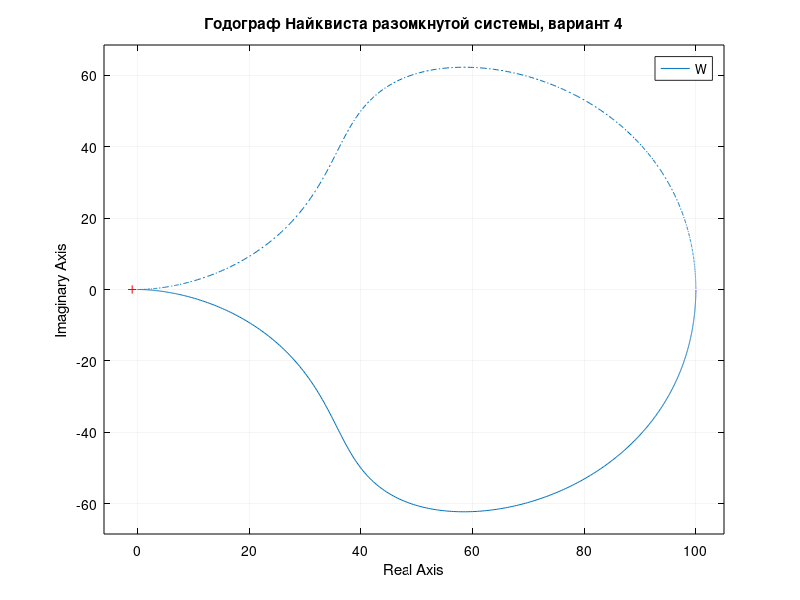

MATLAB code for this plot: (Note: this script raises an error after producing the figure.)
clearvars;
close all;
clc;
set(groot, 'defaultAxesColor', 'w', 'defaultAxesXColor', 'k', ...
    'defaultAxesYColor', 'k', 'defaultTextColor', 'k', ...
    'defaultAxesGridColor', [0.75 0.75 0.75]);

num = 100;
denOpen = [5 0.1 2 2 1];
denClosed = denOpen;
denClosed(end) = denClosed(end) + num;
W = tf(num, denOpen);
H = feedback(W, 1);
pOpen = pole(W);
pClosed = pole(H);

hurwitzOpen = [denOpen(2) denOpen(4) 0 0; ...
    denOpen(1) denOpen(3) denOpen(5) 0; ...
    0 denOpen(2) denOpen(4) 0; ...
    0 denOpen(1) denOpen(3) denOpen(5)];
hurwitzClosed = [denClosed(2) denClosed(4) 0 0; ...
    denClosed(1) denClosed(3) denClosed(5) 0; ...
    0 denClosed(2) denClosed(4) 0; ...
    0 denClosed(1) denClosed(3) denClosed(5)];
dOpen = arrayfun(@(k) det(hurwitzOpen(1:k,1:k)), 1:4);
dClosed = arrayfun(@(k) det(hurwitzClosed(1:k,1:k)), 1:4);

outDir = fullfile(fileparts(mfilename('fullpath')), '..', '..', 'figures');
if ~isfolder(outDir)
    mkdir(outDir);
end

f = figure('Visible', 'off', 'Color', 'w', 'Position', [100 100 1050 720]);
nyquist(W, logspace(-3, 3, 2000));
grid on;
mainTitle = title('Годограф Найквиста разомкнутой системы, вариант 4');
mainTitle.Color = 'k';
set(findall(f, 'Type', 'axes'), 'Color', 'w', 'XColor', 'k', 'YColor', 'k');
set(findall(f, 'Type', 'text'), 'Color', 'k');
exportgraphics(f, fullfile(outDir, 'nyquist.png'), 'Resolution', 180);
close(f);

omegaN = linspace(-10000, 10000, 1000001);
sN = 1i*omegaN;
response = num ./ polyval(denOpen, sN);
argOnePlusW = unwrap(angle(1 + response));
winding = round((argOnePlusW(end)-argOnePlusW(1))/(2*pi));
P = sum(real(pOpen) > 0);
Z = sum(real(pClosed) > 0);
assert(winding == 0 && P == 2 && Z == 2);

omegaM = linspace(0, 6, 3001);
dM = polyval(denClosed, 1i*omegaM);
f = figure('Visible', 'off', 'Color', 'w', 'Position', [100 100 1200 620]);
tl = tiledlayout(1, 2, 'Padding', 'compact');
nexttile;
plot(real(dM), imag(dM), 'b-', 'LineWidth', 1.7);
hold on;
plot(101, 0, 'ko', 'MarkerFaceColor', 'k');
grid on;
xlim([90 180]);
ylim([0 4]);
xlabel('Re Dз(jω)');
ylabel('Im Dз(jω)');
title('Начальный участок');
nexttile;
plot(real(dM), imag(dM), 'b-', 'LineWidth', 1.7);
hold on;
plot(101, 0, 'ko', 'MarkerFaceColor', 'k');
grid on;
xlim([0 6500]);
ylim([-12 5]);
xlabel('Re Dз(jω)');
ylabel('Im Dз(jω)');
title('Весь диапазон 0–6 рад/с');
mainTitle = title(tl, 'Кривая Михайлова замкнутой системы');
mainTitle.Color = 'k';
exportgraphics(f, fullfile(outDir, 'mikhailov.png'), 'Resolution', 180);
close(f);

tOpen = 0:0.01:20;
tClosed = 0:0.005:8;
yOpen = step(W, tOpen);
yClosed = step(H, tClosed);
f = figure('Visible', 'off', 'Color', 'w', 'Position', [100 100 1100 780]);
tl = tiledlayout(2, 1, 'Padding', 'compact', 'TileSpacing', 'compact');
nexttile;
plot(tOpen, yOpen, 'b-', 'LineWidth', 1.5);
grid on;
xlabel('Время, с');
ylabel('yр(t)');
title('Разомкнутая система: расходящиеся колебания');
nexttile;
plot(tClosed, yClosed, 'r-', 'LineWidth', 1.5);
grid on;
xlabel('Время, с');
ylabel('yз(t)');
title('Замкнутая система: расходящиеся колебания');
mainTitle = title(tl, 'Реакции на единичное ступенчатое воздействие');
mainTitle.Color = 'k';
exportgraphics(f, fullfile(outDir, 'step_responses.png'), 'Resolution', 180);
close(f);

fid = fopen(fullfile(outDir, 'results.txt'), 'w');
fprintf(fid, 'Variant 4: W(s)=100/(5s^4+0.1s^3+2s^2+2s+1)\n');
fprintf(fid, 'Closed denominator: 5s^4+0.1s^3+2s^2+2s+101\n');
fprintf(fid, 'Open poles:\n');
fprintf(fid, '  %.9f %+.9fi\n', [real(pOpen).'; imag(pOpen).']);
fprintf(fid, 'Closed poles:\n');
fprintf(fid, '  %.9f %+.9fi\n', [real(pClosed).'; imag(pClosed).']);
fprintf(fid, 'Open Hurwitz minors: %.9f %.9f %.9f %.9f\n', dOpen);
fprintf(fid, 'Closed Hurwitz minors: %.9f %.9f %.9f %.9f\n', dClosed);
fprintf(fid, 'Nyquist: P=%d, winding=%d, Z=%d\n', P, winding, Z);
fprintf(fid, 'Mikhailov Im(D)=0 at positive omega=%.9f rad/s\n', sqrt(20));
fclose(fid);

assert(all(dOpen(2:4) < 0));
assert(all(dClosed(2:4) < 0));
disp(fileread(fullfile(outDir, 'results.txt')));
